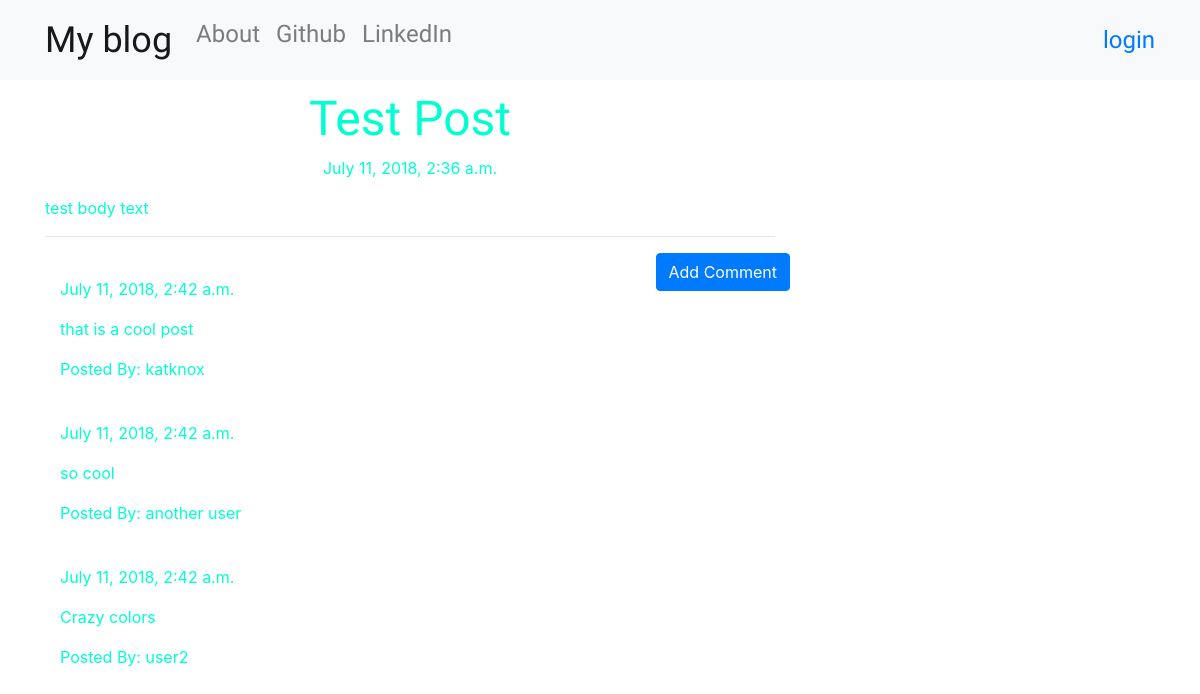
The app's page /post/1/ with its own data.
### blog/models.py (models this page shows, shortened)
class Post(models.Model):
    author = models.ForeignKey('auth.User',
                                on_delete=models.CASCADE)
    title = models.CharField(max_length=256)
    text = models.TextField()
    created_date = models.DateTimeField(default=timezone.now)
    published_date = models.DateTimeField(blank=True,null=True)

class Comment(models.Model):
    post = models.ForeignKey('blog.Post',related_name='comments',
                                on_delete=models.CASCADE)
    author = models.CharField(max_length=256)
    text = models.TextField()
    created_date = models.DateTimeField(default=timezone.now)
    approved_comment = models.BooleanField(default=False)

### blog/views.py (the view)
# urls.py: path('post/<int:pk>/',views.PostDetailView.as_view(),name='post_detail'),
class PostDetailView(DetailView):
    model = Post

### blog/templates/blog/post_detail.html (shortened to what this page needs)
{% extends "blog/base.html" %}
{% block content %}
  <h1 class="posttitle colors">{{ post.title }}</h1>
  {% if post.published_date %}
    <div class="date postdate">
      {{ post.published_date }}
    </div>
  {% else %}
    <a class="btn btn-default" href="{% url 'post_publish' pk=post.pk %}">Publish</a>
  {% endif %}
  <p class="postcontent">{{ post.text|safe|linebreaksbr }}</p>
  <hr>
  <a class="btn btn-primary btn-comment" href="{% url 'add_comment_to_post' pk=post.pk %}">Add Comment</a>
  <div class="container">
    {% for comment in post.comments.all %}
      <br>
      {% if user.is_authenticated or comment.approved_comment %}
        {{ comment.created_date }}
        <p>{{ comment.text|safe|linebreaks}}</p>
        <p>Posted By: {{ comment.author }}</p>
      {% endif %}
      {% empty %}
      <p>No Comments</p>
    {% endfor %}
  </div>
{% endblock %}

### blog/static/css/blog.css (style rules this page uses)
.colors { color:#555555; }
.postdate { text-align: center; }
.posttitle { font-family: 'Russo One', sans-serif; font-size: 3em; text-align: center; }
.postcontent { font-family: 'Montserrat'; font-size: 1.5em; }
.btn-comment { position: absolute; right: 0px }

### records on screen
Post: title "Test Post", published_date "July 11, 2018, 2:36 a.m.", text "test body text"
Comment: created_date "July 11, 2018, 2:42 a.m.", text "that is a cool post", author "katknox"
Comment: created_date "July 11, 2018, 2:42 a.m.", text "so cool", author "another user"
Comment: created_date "July 11, 2018, 2:42 a.m.", text "Crazy colors", author "user2"
